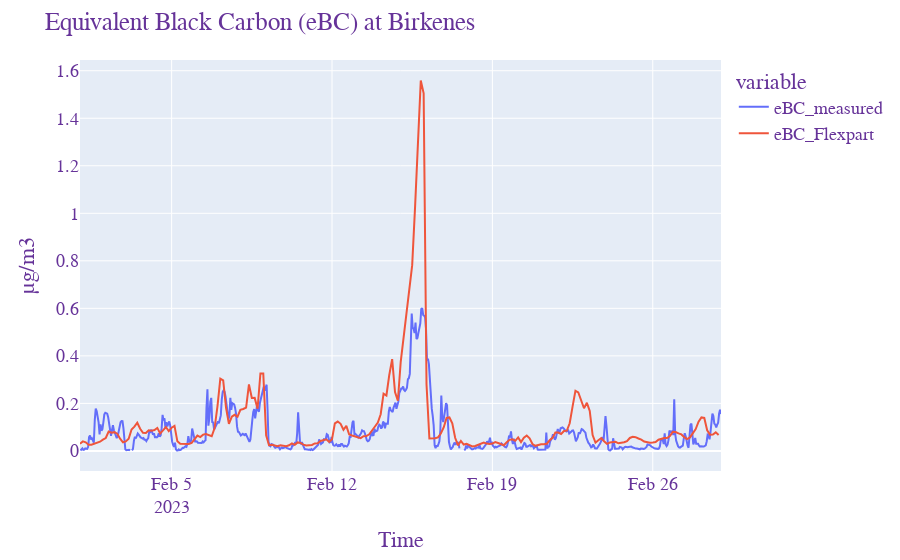

Notebook code cell kept with this figure:
### Markdown cell above
### 6. Plot eBC from observations and Flexpart

### Code cell
# Extract the time period specified above
df_hour_ref_month = df_eBC_ref.eBC_measured[month]
x=df_hour_ref_month.index[:]

# Plot option 1 (not visible in pdf):
#####################################
# Create station name: a)selct the first part of the name, b)remove non-alphanumeric characters 
station_name_full = inst_data.ebas_station_name
station_string = inst_data.ebas_station_name.split(" ",1)[0]
station_name = re.sub('\W+','', station_string)

# Create plot and save as html file
fig=px.line(df_hour_ref_month)
fig.add_scatter(x=df[time_column], y=df[ebc_flexpart]/1000, name="eBC_Flexpart", xaxis='x',yaxis='y')
    
fig.update_layout(
    title="Equivalent Black Carbon (eBC) at Birkenes",
    xaxis_title="Time",
    yaxis_title="µg/m3",
    font=dict(
        family="Courier New, monospace",
        size=18,
        color="RebeccaPurple"
    ),
)
fig.write_html("timeseries_{0}_{1}.html".format(station_name.lower(), month))
fig.show()    

# Plot option 2:
################
plt.figure(figsize=(10, 4))
plt.plot(x,df_hour_ref_month, label='eBC_measured')
plt.plot(df[time_column],df[ebc_flexpart]/1000, label='eBC_Flexpart')
plt.xlabel('Date')
plt.ylabel('µg/m3')
plt.title('Equivalent Black Carbon (eBC) at Birkenes')
plt.legend()
plt.xticks(rotation=40)
plt.show()

### Figure 1 — Plotly figure (JSON) as saved in the notebook; plotly's stock layout.template omitted (floating-point values rounded to 4 significant figures; data arrays with more than 128 entries replaced by an {"elided": "..."} marker saying what was removed)
{"data": [{"hovertemplate": "variable=eBC_measured<br>time=%{x}<br>value=%{y}<extra></extra>", "legendgroup": "eBC_measured", "line": {"color": "#636efa", "dash": "solid"}, "marker": {"symbol": "circle"}, "mode": "lines", "name": "eBC_measured", "orientation": "v", "showlegend": true, "type": "scatter", "x": {"elided": "672 str values"}, "xaxis": "x", "y": {"elided": "672 float values"}, "yaxis": "y"}, {"name": "eBC_Flexpart", "type": "scatter", "x": {"elided": "224 str values"}, "xaxis": "x", "y": {"elided": "224 float values"}, "yaxis": "y"}], "layout": {"font": {"color": "RebeccaPurple", "family": "Courier New, monospace", "size": 18}, "legend": {"title": {"text": "variable"}, "tracegroupgap": 0}, "margin": {"t": 60}, "title": {"text": "Equivalent Black Carbon (eBC) at Birkenes"}, "xaxis": {"anchor": "y", "domain": [0, 1], "title": {"text": "Time"}}, "yaxis": {"anchor": "x", "domain": [0, 1], "title": {"text": "µg/m3"}}}}
